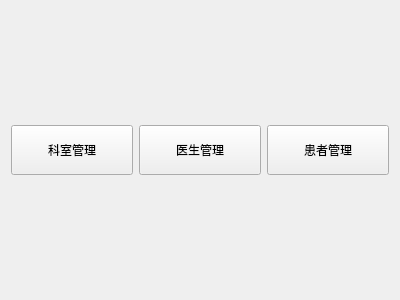
<?xml version="1.0" encoding="UTF-8"?>
<ui version="4.0">
 <class>WelcomeView</class>
 <widget class="QWidget" name="WelcomeView">
  <property name="geometry">
   <rect>
    <x>0</x>
    <y>0</y>
    <width>400</width>
    <height>300</height>
   </rect>
  </property>
  <property name="windowTitle">
   <string>欢迎</string>
  </property>
  <layout class="QVBoxLayout" name="verticalLayout">
   <item>
    <spacer name="verticalSpacer">
     <property name="orientation">
      <enum>Qt::Orientation::Vertical</enum>
     </property>
     <property name="sizeHint" stdset="0">
      <size>
       <width>20</width>
       <height>111</height>
      </size>
     </property>
    </spacer>
   </item>
   <item>
    <layout class="QHBoxLayout" name="horizontalLayout">
     <property name="leftMargin">
      <number>0</number>
     </property>
     <property name="topMargin">
      <number>0</number>
     </property>
     <property name="bottomMargin">
      <number>0</number>
     </property>
     <item>
      <widget class="QPushButton" name="btDepartment">
       <property name="minimumSize">
        <size>
         <width>50</width>
         <height>50</height>
        </size>
       </property>
       <property name="text">
        <string>科室管理</string>
       </property>
      </widget>
     </item>
     <item>
      <widget class="QPushButton" name="btDoctor">
       <property name="enabled">
        <bool>true</bool>
       </property>
       <property name="minimumSize">
        <size>
         <width>50</width>
         <height>50</height>
        </size>
       </property>
       <property name="text">
        <string>医生管理</string>
       </property>
      </widget>
     </item>
     <item>
      <widget class="QPushButton" name="btPatient">
       <property name="minimumSize">
        <size>
         <width>50</width>
         <height>50</height>
        </size>
       </property>
       <property name="text">
        <string>患者管理</string>
       </property>
      </widget>
     </item>
    </layout>
   </item>
   <item>
    <spacer name="verticalSpacer_2">
     <property name="orientation">
      <enum>Qt::Orientation::Vertical</enum>
     </property>
     <property name="sizeHint" stdset="0">
      <size>
       <width>20</width>
       <height>111</height>
      </size>
     </property>
    </spacer>
   </item>
  </layout>
 </widget>
 <resources/>
 <connections/>
</ui>
